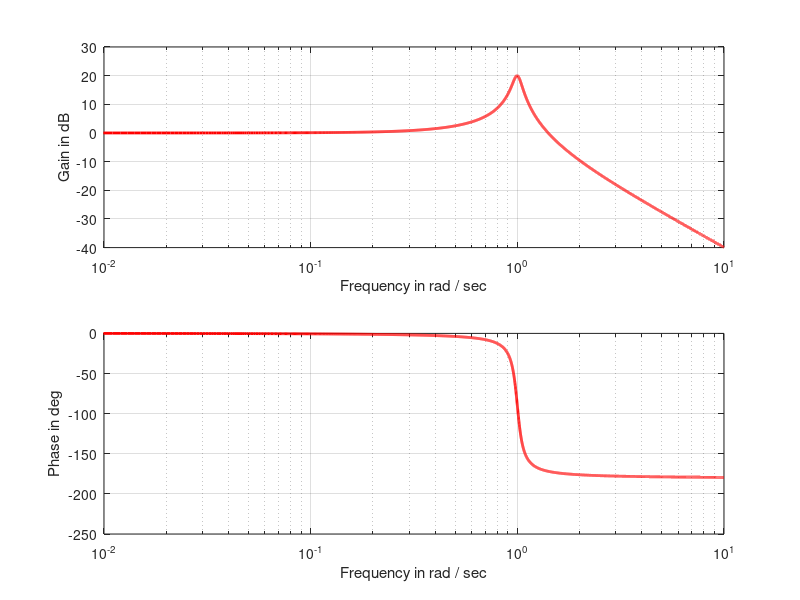
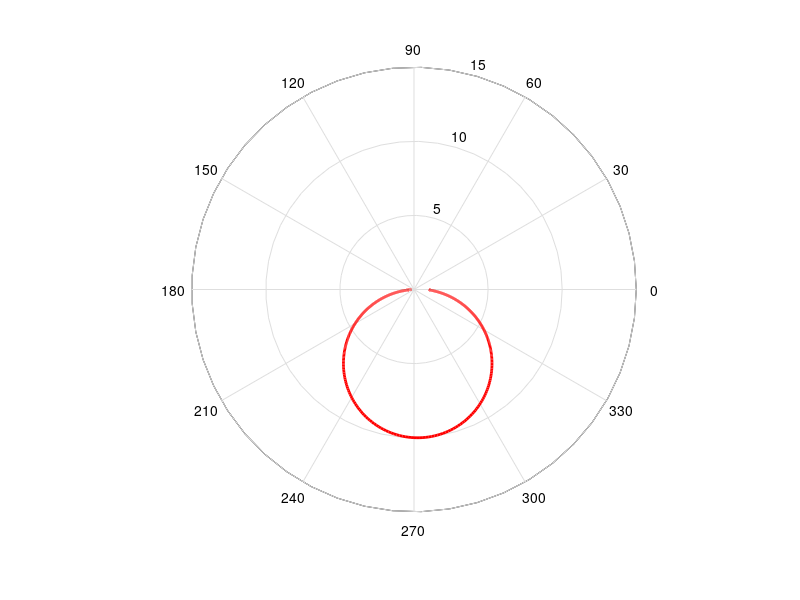

Source code (MATLAB) for these figures, in order:
% pkg load control % uncomment if running octave with control toolbox

num = [0 0 1]; den = [1 0.1 1];  % Transfer function H(s) = 1/(s^2 + 0.1s + 1)
sys = tf(num,den);
w = 0:0.001:10;
[amplitude,phase] = bode(sys,w);
amplitude = reshape(amplitude,[length(amplitude) 1]);
phase = reshape(phase,[length(phase) 1]);

% Bode diagram
figure(1)
subplot(211)
semilogx(w,20*log10(amplitude),'r','Linewidth',2);
grid on; axis([0.01 10 -40 30]);
ylabel('Gain in dB'); xlabel('Frequency in rad / sec');
subplot(212)
semilogx(w,phase ,'r','Linewidth',2);
grid on; axis([0.01 10 -250 0]);
ylabel('Phase in deg'); xlabel('Frequency in rad / sec');

% Nyquist diagram
figure(2)
h1 = polar(phase*(pi/180), amplitude );
set(h1 ,'color','r','linewidth',2);
grid